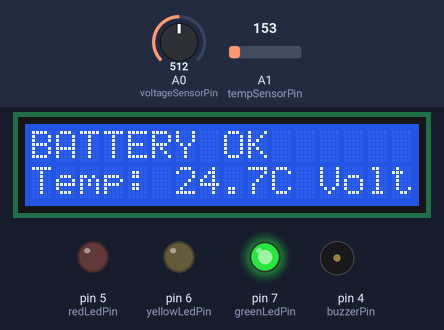
The sketch below on a simulated Arduino Uno, built with avr-gcc and run on an emulated ATmega328P. Parts: 16×2 character LCD, output pins drawn as LEDs (lit = HIGH), buzzer (waves = sounding). The inputs (shaded band) are chosen by the test bench; at power-on: A1 (tempSensorPin) = 153, A0 (voltageSensorPin) = 512. What the sketch prints to the serial monitor is not drawn.

Above: at 3.3 s.
3.4 s: A1 (tempSensorPin) set to 195
At 4.7 s:
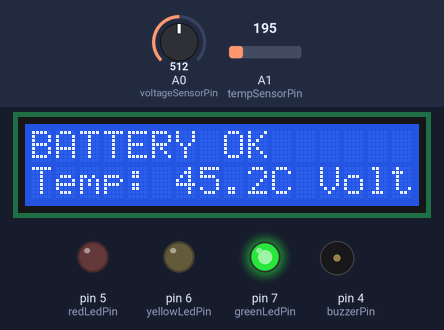
5.9 s: A1 (tempSensorPin) set to 214
At 7.2 s:
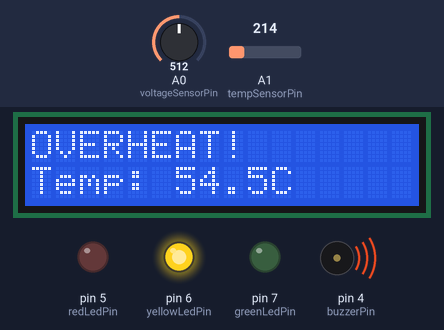
8.1 s: A1 (tempSensorPin) set to 221
At 9.2 s:
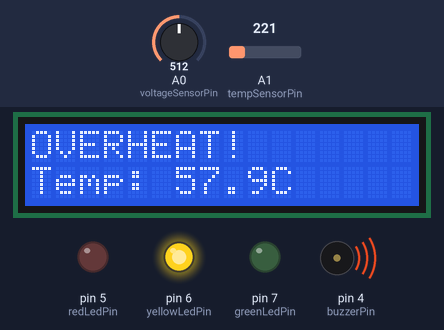
Timing chart, 0 to 11.1 s (numbered marks = the images above; inputs shaded):
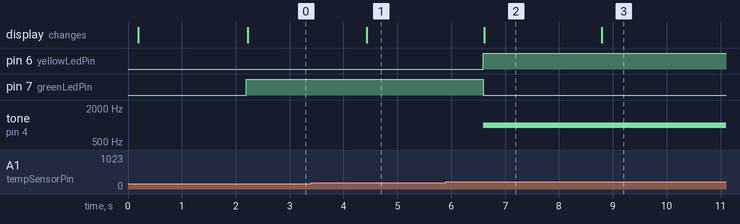

Measured:
- the behaviour switches between 204 and 205 on A1 (tempSensorPin) (found by bisection; images 1 and 2)
- after the input at 3.4 s, the display: changes after 1.0 s (image 1)
- after the input at 5.9 s, pin 6 (yellowLedPin): LOW → HIGH after 0.69 s; pin 7 (greenLedPin): HIGH → LOW after 0.69 s; tone on pin 4 (buzzerPin): silent → 1000 Hz after 0.69 s; the display: changes after 0.72 s (image 2)
- after the input at 8.1 s, the display: changes after 0.69 s (image 3)

The sketch:

bms_project_arduino_code.ino
```cpp
// Include the Wire library for I2C communication
#include <Wire.h>
// Include the Liquid Crystal I2C library for LCD display
#include <LiquidCrystal_I2C.h>

// --- Pin Definitions (Confirmed to match your Tinkercad diagram) ---
const int voltageSensorPin = A0; // Analog pin connected to Voltage Potentiometer
const int tempSensorPin = A1;    // Analog pin connected to TMP36 Temperature Sensor

const int greenLedPin = 7;       // Digital pin for Green "OK" LED
const int redLedPin = 5;         // Digital pin for Red "Low Battery" LED
const int yellowLedPin = 6;      // Digital pin for Yellow "Overheat" LED
const int buzzerPin = 4;         // Digital pin for the Buzzer

// --- LCD Setup ---
// Define the LCD object with your confirmed address 0x27, 16 characters, 2 rows.
// This is compatible with your pcf8574 based I2C LCD.
LiquidCrystal_I2C lcd(0x27, 16, 2); // Address: 0x27, 16 characters, 2 rows

// --- Calibration and Thresholds ---

// Voltage Sensor Conversion (for Potentiometer simulating higher voltage):
// Your potentiometer outputs 0-5V to A0.
// If you want to simulate a 0-20V range, then 5V at A0 corresponds to 20V actual.
// So, the scaling factor is 20V / 5V = 4.0.
// Adjust this 'VOLTAGE_SCALING_FACTOR' if your desired simulated voltage range changes.
const float VOLTAGE_SCALING_FACTOR = 4.0;

// TMP36 Temperature Sensor Conversion:
// TMP36 outputs 10mV per degree Celsius, with a 500mV offset at 0C.
// Arduino's analogRead gives 0-1023 for 0-5V (0-5000mV).
const float ARDUINO_REF_VOLTAGE_MV = 5000.0; // Arduino's 5V reference in mV
const float ADC_RESOLUTION = 1024.0;    // 10-bit ADC (0-1023 values)
const float TMP36_MV_PER_DEGREE = 10.0; // 10mV per degree C
const float TMP36_OFFSET_MV = 500.0;    // 500mV output at 0C for TMP36


// --- Thresholds for Status ---
const float LOW_BATTERY_THRESHOLD = 9.3; // Volts (below this is low battery)
const float OVERHEAT_TEMP_THRESHOLD = 50.0; // Degrees Celsius (above this is overheat)


void setup() {
    Serial.begin(9600); // Initialize serial communication for debugging

    // Initialize the I2C LCD
    Wire.begin(); // Explicitly start I2C communication (good practice)
    lcd.init();      // Initialize the LCD controller
    delay(100); // Small delay after init can sometimes help
    lcd.backlight(); // Turn on the backlight (now confirmed working visually!)

    lcd.clear(); // Clear any initial junk
    lcd.setCursor(0,0);
    lcd.print("System Monitor");
    lcd.setCursor(0,1);
    lcd.print("Ready...");
    delay(2000); // Display initial message for 2 seconds
    lcd.clear(); // Clear the screen after initial message

    // Set LED pins as outputs
    pinMode(greenLedPin, OUTPUT);
    pinMode(redLedPin, OUTPUT);
    pinMode(yellowLedPin, OUTPUT);
    pinMode(buzzerPin, OUTPUT);

    // Initial state: all outputs off
    digitalWrite(greenLedPin, LOW);
    digitalWrite(redLedPin, LOW);
    digitalWrite(yellowLedPin, LOW);
    digitalWrite(buzzerPin, LOW);
}

void loop() {
    // --- Read Analog Values & Convert ---

    // Read Voltage Sensor (Potentiometer)
    int rawVoltage = analogRead(voltageSensorPin);
    // Convert raw analog value to voltage at Arduino pin (0-5V), then scale to actual simulated voltage.
    float measuredVoltage = (rawVoltage / ADC_RESOLUTION) * (ARDUINO_REF_VOLTAGE_MV / 1000.0) * VOLTAGE_SCALING_FACTOR;

    // Read Temperature Sensor (TMP36)
    int rawTemp = analogRead(tempSensorPin);
    // Convert raw analog value to mV at pin, then apply TMP36 formula to get Celsius.
    float voltageAtTempPinMv = rawTemp * (ARDUINO_REF_VOLTAGE_MV / ADC_RESOLUTION);
    float temperatureC = (voltageAtTempPinMv - TMP36_OFFSET_MV) / TMP36_MV_PER_DEGREE;


    // --- Status Handling & Display ---
    String statusMessage1 = ""; // First line of LCD
    String statusMessage2 = ""; // Second line of LCD

    // --- IMPORTANT: Reset ALL LEDs and Buzzer before determining new state ---
    // This ensures only the correct LED for the current state is ON.
    digitalWrite(greenLedPin, LOW);
    digitalWrite(redLedPin, LOW);
    digitalWrite(yellowLedPin, LOW);
    noTone(buzzerPin); // Ensure buzzer is off if no active tone is commanded

    // --- Decision Logic (Prioritized according to project requirements) ---

    // 1. Check for OVERHEAT (Highest Priority)
    if (temperatureC >= OVERHEAT_TEMP_THRESHOLD) {
        statusMessage1 = "OVERHEAT!";
        statusMessage2 = "Temp: " + String(temperatureC, 1) + "C";
        digitalWrite(yellowLedPin, HIGH); // *** YELLOW LED ON for Overheat ***
        tone(buzzerPin, 1000); // Continuous 1KHz tone
    }
    // 2. Else, if NOT Overheating, check for LOW BATTERY
    else if (measuredVoltage <= LOW_BATTERY_THRESHOLD) {
        statusMessage1 = "LOW BATTERY!";
        statusMessage2 = "Volt: " + String(measuredVoltage, 1) + "V";
        digitalWrite(redLedPin, HIGH); // *** RED LED ON for Low Battery ***
        tone(buzzerPin, 500); // Continuous 500Hz tone
    }
    // 3. Else, if NEITHER Overheat nor Low Battery, then it's BATTERY OK
    else {
        statusMessage1 = "BATTERY OK";
        statusMessage2 = "Temp: " + String(temperatureC, 1) + "C";
        digitalWrite(greenLedPin, HIGH); // *** GREEN LED ON for Battery OK ***
        // No tone for OK state, buzzer remains OFF due to noTone() at start of loop
        // Also show voltage on second line if everything is OK
        statusMessage2 += " Volt: " + String(measuredVoltage, 1) + "V";
    }

    // --- Display on LCD and Serial Monitor ---

    // Clear LCD for new messages and display current status
    // (This clear happens once per second due to delay(1000) below)
    lcd.clear();
    lcd.setCursor(0, 0); // Column 0, Row 0
    lcd.print(statusMessage1);
    lcd.setCursor(0, 1); // Column 0, Row 1
    lcd.print(statusMessage2);

    // Print detailed readings to Serial Monitor for debugging
    Serial.print("Raw Voltage: ");
    Serial.print(rawVoltage);
    Serial.print(" -> Measured Voltage: ");
    Serial.print(measuredVoltage, 2); // Print with 2 decimal places
    Serial.println(" V");

    Serial.print("Raw Temp: ");
    Serial.print(rawTemp);
    Serial.print(" -> Temperature: ");
    Serial.print(temperatureC, 1); // Print with 1 decimal place
    Serial.println(" C");

    Serial.println("Status: " + statusMessage1);
    Serial.println("--------------------");

    delay(1000); // Wait for 1 second before next reading
}
```
